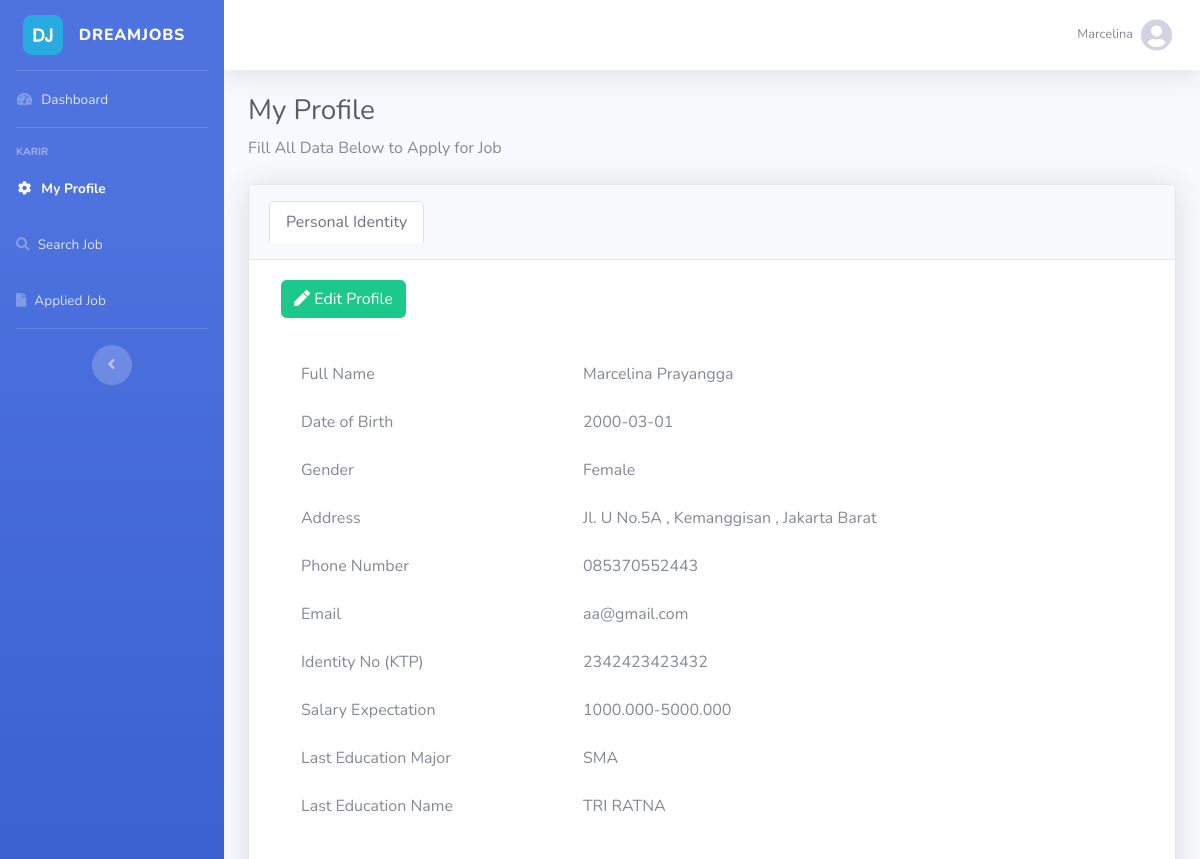
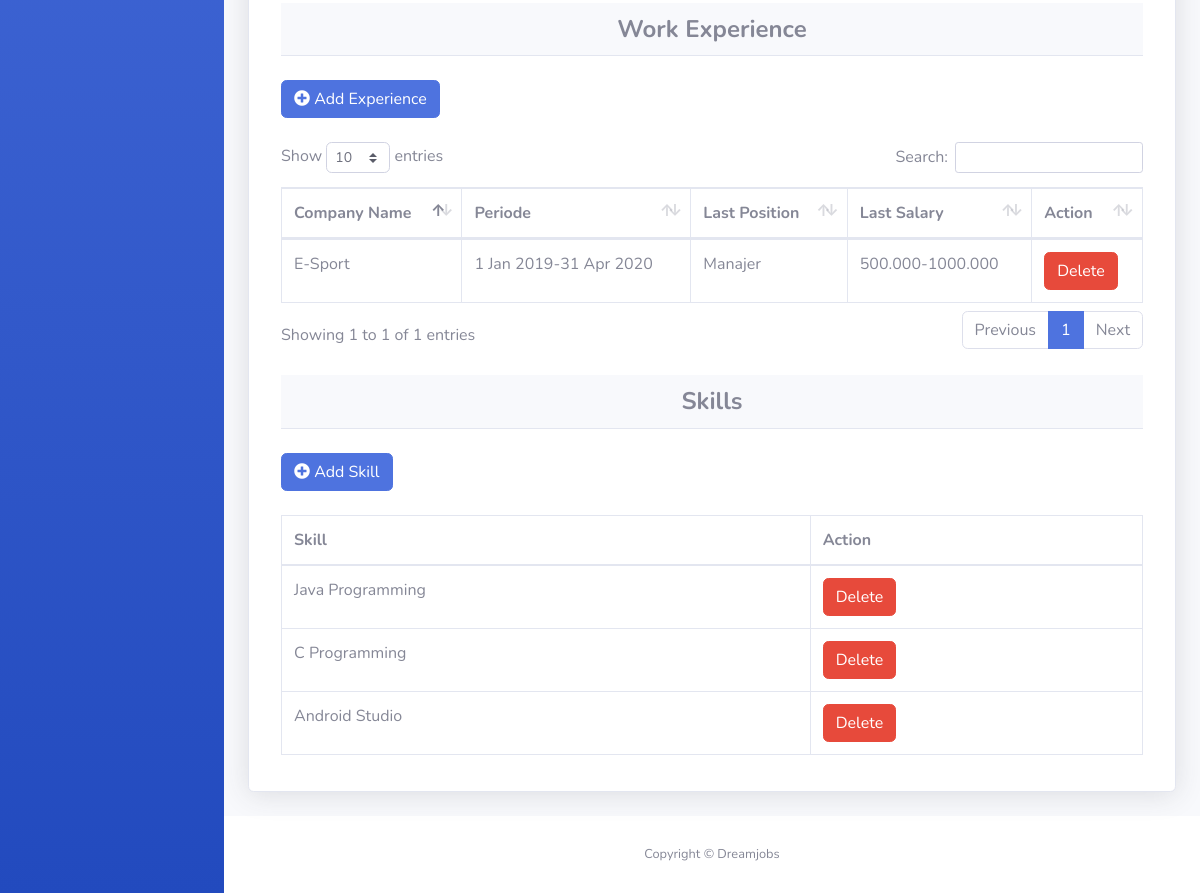
Screenshot of /UMyProfile.php (signed in) with the database file from the repository (2 pictures, top to bottom).
### tables this page shows
CREATE TABLE `trapplicantform` (
  `ApplicantFormId` varchar(15) NOT NULL,
  `UserID` varchar(15) DEFAULT NULL,
  `ApplicantDOB` date DEFAULT NULL,
  `ApplicantGender` varchar(10) DEFAULT NULL,
  `ApplicantAddress` varchar(255) DEFAULT NULL,
  `ApplicantPhone` varchar(55) DEFAULT NULL,
  `ApplicantIdentityNo` varchar(50) DEFAULT NULL,
  `EducationTypeID` int(11) DEFAULT NULL,
  `LastEducationName` varchar(255) DEFAULT NULL,
  `LastEducationMajor` varchar(255) DEFAULT NULL,
  `SalaryRangeID` int(11) DEFAULT NULL,
  `CreatedDate` date DEFAULT NULL,
  `UpdatedDate` date DEFAULT NULL
);

CREATE TABLE `msuser` (
  `UserID` varchar(15) NOT NULL,
  `RoleID` int(11) DEFAULT NULL,
  `FirstName` varchar(50) DEFAULT NULL,
  `LastName` varchar(50) NOT NULL,
  `UserEmail` varchar(255) DEFAULT NULL,
  `UserPassword` varchar(255) DEFAULT NULL,
  `LastLogin` date DEFAULT NULL
);

CREATE TABLE `trworkexperience` (
  `RecID` int(11) NOT NULL,
  `ApplicantFormID` varchar(15) DEFAULT NULL,
  `CompanyName` varchar(255) DEFAULT NULL,
  `WorkPeriod` varchar(50) DEFAULT NULL,
  `LastPosition` varchar(255) DEFAULT NULL,
  `LastSalary` varchar(255) DEFAULT NULL,
  `CreatedDate` date DEFAULT NULL,
  `UpdatedDate` date DEFAULT NULL
);

### UMyProfile.php (the view, shortened to what the rows shown need)
<?php
include_once "config/DB.php";
$page = "MyProfile";
?>
<!DOCTYPE html>
<html lang="en">
<head><meta http-equiv="Content-Type" content="text/html; charset=utf-8">
  <link href="vendor/fontawesome-free/css/all.min.css" rel="stylesheet" type="text/css">
  <link href="css/sb-admin-2.min.css" rel="stylesheet">
    <link href="vendor/datatables/dataTables.bootstrap4.min.css" rel="stylesheet">
</head>
<body id="page-top">
      <?php include "contain.php"?>
        <div class="container-fluid">
            <h1 class="h3 mb-2 text-gray-800">My Profile</h1>
            <div class="card shadow mb-4">
                <div class="tab-content">
                    <div class="tab-pane active" id="home" role="tabpanel">
                        <div class="card-body">
                            <div class="table-responsive">
                                <div class="ibox-content">
                                    <form method="get" class="form-horizontal col-12">
                                        <br />
                                        <br/>
                                        <?php
                                          include "config/DB.php";
                                          $query = "SELECT SalaryRangeID,FirstName, LastName , ApplicantDOB,ApplicantGender,ApplicantAddress,ApplicantIdentityNo,ApplicantPhone,UserEmail,LastEducationMajor,LastEducationName
                                          FROM trapplicantform JOIN msuser on trapplicantform.UserID = msuser.UserID WHERE trapplicantform.UserID = '".$_SESSION['userid']."'" ;
                                          $res = $conn->query($query);
                                          $res1 = $res->fetch_assoc();
                                          ?>
                                          <div class="card-body">
                                            <div class="form-group mb-sm-3 row">
                                                <div class="col-8">
                                                    <label class="control-label"><?php echo $res1['FirstName'] . ' ' . $res1['LastName']  ?></label>
                                                </div>
                                            </div>
                                            <div class="form-group mb-sm-3 row">
                                                <div class="col-8">
                                                    <label class="control-label"><?= $res1['ApplicantDOB'] ?></label>
                                                </div>
                                            </div>
                                            <div class="form-group mb-sm-3 row">
                                                <div class="col-8">
                                                    <label class="control-label"><?= $res1['ApplicantGender'] ?></label>
                                                </div>
                                            </div>
                                            <div class="form-group mb-sm-3 row">
                                                <div class="col-8">
                                                    <label class="control-label"><?= $res1['ApplicantAddress'] ?></label>
                                                </div>
                                            </div>
                                            <div class="form-group mb-sm-3 row">
                                                <div class="col-8">
                                                    <label class="control-label"><?= $res1['ApplicantPhone'] ?></label>
                                                </div>
                                            </div>
                                            <div class="form-group mb-sm-3 row">
                                                <div class="col-8">
                                                    <label class="control-label"><?= $res1['UserEmail'] ?></label>
                                                </div>
                                            </div>
                                            <div class="form-group mb-sm-3 row">
                                                <div class="col-8">
                                                    <label class="control-label"><?= $res1['ApplicantIdentityNo'] ?></label>
                                                </div>
                                            </div>
                                            <div class="form-group mb-sm-3 row">
                                                <div class="col-8">
                                                <?php
                                                    if($res1['SalaryRangeID'] == "1"){
                                                    $hasil = "less than 500.000";
                                                    }
                                                    else if($res1['SalaryRangeID'] == "2"){
                                                    $hasil = "500.000-1000.000";
                                                    }
                                                    else if($res1['SalaryRangeID'] == "3"){
                                                    $hasil = "1000.000-5000.000";
                                                    }
                                                ?>
                                                <label class="control-label"><?php echo $hasil ?></label>
                                                </div>
                                            </div>
                                            <div class="form-group mb-sm-3 row">
                                                <div class="col-8">
                                                    <label class="control-label"><?= $res1['LastEducationMajor'] ?></label>
                                                </div>
                                            </div>
                                            <div class="form-group mb-sm-3 row">
                                                <div class="col-8">
                                                    <label class="control-label"><?= $res1['LastEducationName'] ?></label>
                                                </div>
                                            </div>
                                          </div>
                                            <br />
                                            <div class="table-responsive">
                                                <br />
                                                <br />
                                                <table class="table table-bordered" id="dataTable" width="100%" cellspacing="0">
                                                    <thead>
                                                        <tr>
                                                            <th>Company Name</th>
                                                            <th>Periode</th>
                                                            <th>Last Position</th>
                                                            <th>Last Salary</th>
                                                            <th>Action</th>
                                                        </tr>
                                                    </thead>
                                                      <?php
                                                          $query = "SELECT CompanyName,WorkPeriod,LastPosition,LastSalary,RecID FROM trworkexperience A
                                                          JOIN trapplicantform B ON A.ApplicantFormID = B.ApplicantFormId
                                                          WHERE B.userid = '".$_SESSION['userid']."'";
                                                          $res = $conn->query($query);
                                                      ?>
                                                    <tbody>
                                                      <?php while($row = $res->fetch_assoc()){ ?>
                                                        <tr>
                                                            <td><?= $row['CompanyName'] ?></td>
                                                            <td><?= $row['WorkPeriod'] ?></td>
                                                            <td><?= $row['LastPosition'] ?></td>
                                                            <td><?= $row['LastSalary'] ?></td>
                                                            <td>
                                                                <a href="controller/UDeleteExperience.php?RecID=<?=$row['RecID']?>" class="btn btn-danger btn-user">
                                                                    Delete
                                                                </a>
                                                            </td>
                                                        </tr>
                                                        <?php } ?>
                                                    </tbody>
                                                </table>
                                            </div>
                                        <br />
                                        <br />
                                        <div class="table-responsive">
                                            <br />
                                            <br />
                                            <table class="table table-bordered" id="myTable2" width="100%" cellspacing="0">
                                                <thead>
                                                    <tr>
                                                        <th>Skill</th>
                                                        <th>Action</th>
                                                    </tr>
                                                </thead>
                                            </table>
                                        </div>
                                    </form>
                                </div>
                            </div>
                        </div>
                    </div>
                </div>
            </div>
        </div>
      </div>
    </div>
  </div>
</body>
</html>

### contain.php (shortened to what the rows shown need)
<div id="wrapper">
<ul class="navbar-nav bg-gradient-primary sidebar sidebar-dark accordion" id="accordionSidebar">
  <?php
        include_once "config/DB.php";
        $query="SELECT SalaryRangeID,ApplicantDOB, ApplicantGender, ApplicantAddress, ApplicantPhone, ApplicantIdentityNo,EducationTypeID,LastEducationName,
        LastEducationMajor from trapplicantform a join msuser b on a.userid=b.userid where a.userid='".$_SESSION['userid']."'";
        $result=$conn->query($query);
        while($temp=$result->fetch_assoc()){
          if($temp['ApplicantDOB']==null||$temp['ApplicantGender']==null||$temp['ApplicantAddress']==null||
                           $temp['ApplicantPhone']==null||$temp['ApplicantIdentityNo']==null||$temp['EducationTypeID'] ==null
                           ||  $temp['LastEducationName']==null||$temp['LastEducationMajor']==null||$temp['SalaryRangeID']==null)
                        {
                           { ?>  <a class="sidebar-brand d-flex align-items-center justify-content-center" href="UDashboardNew.php">
                                  <img src="logo.png" alt="gambar" style="width: 40px">
                                  <div class="sidebar-brand-text mx-3">DREAMJOBS</div>
                                </a>
                                  <?php }
                        } else{
                             { ?> <a class="sidebar-brand d-flex align-items-center justify-content-center" href="UDashboardExists.php">
                                    <img src="logo.png" alt="gambar" style="width: 40px">
                                    <div class="sidebar-brand-text mx-3">DREAMJOBS</div>
                                  </a>
                                  <?php }
                        }
        ?>
      <?php }?>
  <li class="nav-item <?php if($page == "Dashboard") echo "active";?>">
  <?php
        include_once "config/DB.php";
        $query="SELECT SalaryRangeID,ApplicantDOB, ApplicantGender, ApplicantAddress, ApplicantPhone, ApplicantIdentityNo,EducationTypeID,LastEducationName,LastEducationMajor from trapplicantform a join msuser b on a.userid=b.userid where a.userid='".$_SESSION['userid']."'";
        $result=$conn->query($query);
        while($temp=$result->fetch_assoc()){
          if($temp['ApplicantDOB']==null||$temp['ApplicantGender']==null||$temp['ApplicantAddress']==null||
                           $temp['ApplicantPhone']==null||$temp['ApplicantIdentityNo']==null||$temp['EducationTypeID'] ==null
                           ||  $temp['LastEducationName']==null||$temp['LastEducationMajor']==null||$temp['SalaryRangeID']==null)
                        {
                           { ?>   <a class="nav-link" href="UDashboardNew.php">
                                  <i class="fas fa-fw fa-tachometer-alt"></i>
                                  <span>Dashboard</span></a>
                                  <?php }
                        } else{
                             { ?> <a class="nav-link" href="UDashboardExists.php">
                                  <i class="fas fa-fw fa-tachometer-alt"></i>
                                  <span>Dashboard</span></a>
                                  <?php }
                        }
        ?>
      <?php }?>
  </li>
  <li class="nav-item <?php if($page == "MyProfile") echo "active";?>">
      <?php
        include_once "config/DB.php";
        $query="SELECT SalaryRangeID,ApplicantDOB, ApplicantGender, ApplicantAddress, ApplicantPhone, ApplicantIdentityNo,EducationTypeID,LastEducationName,LastEducationMajor from trapplicantform a join msuser b on a.userid=b.userid where a.userid='".$_SESSION['userid']."'";
        $result=$conn->query($query);
        while($temp=$result->fetch_assoc()){
          if($temp['ApplicantDOB']==null||$temp['ApplicantGender']==null||$temp['ApplicantAddress']==null||
                           $temp['ApplicantPhone']==null||$temp['ApplicantIdentityNo']==null||$temp['EducationTypeID'] ==null
                           ||  $temp['LastEducationName']==null||$temp['LastEducationMajor']==null||$temp['SalaryRangeID']==null)
                        {
                           { ?> <a class="nav-link collapsed" href="UMyProfileCreate.php">
                            <i class="fas fa-fw fa-cog"></i>
                            <span>My Profile</span></a><?php }
                        } else{
                             { ?> <a class="nav-link collapsed" href="UMyProfile.php">
                                 <i class="fas fa-fw fa-cog"></i>
                                  <span>My Profile</span>
                             </a><?php }
                        }
        ?>
      <?php }?>
  </li>
</ul>
<div id="content-wrapper" class="d-flex flex-column">
  <div id="content">

### rows the page displays
trapplicantform: shows "Dashboard", shows "My Profile", UserID.FirstName "Marcelina", UserID.LastName "Prayangga", ApplicantDOB "2000-03-01", ApplicantGender "Female", ApplicantAddress "Jl. U No.5A , Kemanggisan , Jakarta Barat", ApplicantPhone "085370552443", UserID.UserEmail "aa@gmail.com", ApplicantIdentityNo "2342423423432", SalaryRangeID "1000.000-5000.000", LastEducationMajor "SMA", LastEducationName "TRI RATNA"
trworkexperience: CompanyName "E-Sport", WorkPeriod "1 Jan 2019-31 Apr 2020", LastPosition "Manajer", LastSalary "500.000-1000.000"

### other values shown
$_SESSION['user'] "Marcelina"
$row['SkillName'] "Java Programming"
$row['SkillName'] "C Programming"
$row['SkillName'] "Android Studio"
